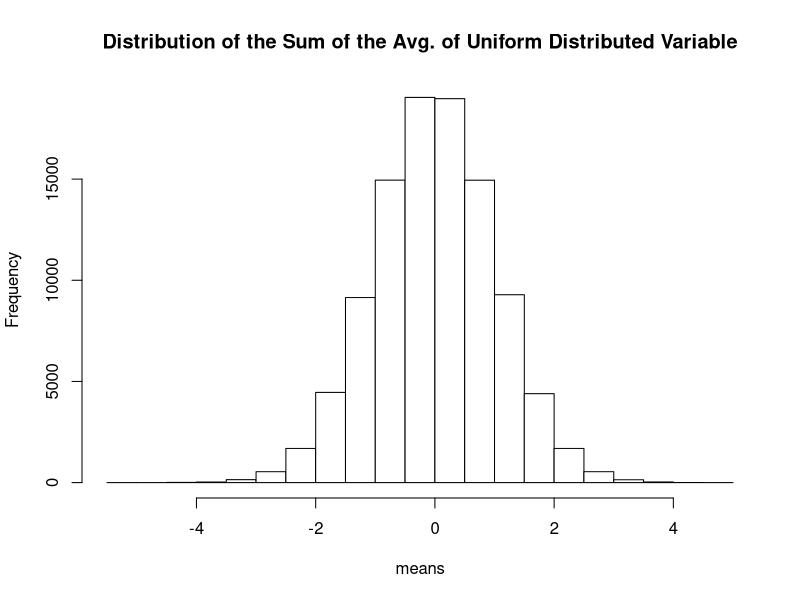

Write the R code that produced this figure.
#illustrate CLT
n = 100000
sample_size = 100

sample_store = matrix(runif(n*sample_size,0,1),ncol = n)

means = apply(sample_store,2,mean)
sds = apply(sample_store,2,sd)
means = (means-1/2)/(sds/sqrt(sample_size))


hist(means, col="white", main = "Distribution of the Sum of the Avg. of Uniform Distributed Variable")
